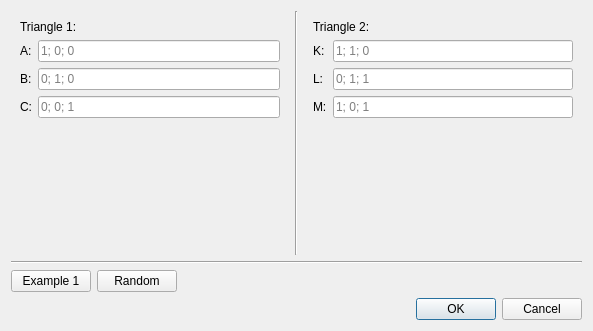
<?xml version="1.0" encoding="UTF-8"?>
<ui version="4.0">
 <class>TriangleIntersectionDialog</class>
 <widget class="QDialog" name="TriangleIntersectionDialog">
  <property name="geometry">
   <rect>
    <x>0</x>
    <y>0</y>
    <width>593</width>
    <height>331</height>
   </rect>
  </property>
  <property name="windowTitle">
   <string>Triangle-triangle intersection</string>
  </property>
  <layout class="QVBoxLayout" name="verticalLayout_3">
   <item>
    <widget class="QWidget" name="widgetGroupTriangles" native="true">
     <layout class="QHBoxLayout" name="horizontalLayout">
      <property name="margin">
       <number>0</number>
      </property>
      <item>
       <widget class="QWidget" name="widgetGroupTriangle1" native="true">
        <layout class="QVBoxLayout" name="verticalLayout">
         <item>
          <widget class="QLabel" name="labelTriangle1">
           <property name="text">
            <string>Triangle 1:</string>
           </property>
          </widget>
         </item>
         <item>
          <widget class="QWidget" name="widgetGroupTriangle1Parameters" native="true">
           <layout class="QFormLayout" name="formLayout">
            <property name="margin">
             <number>0</number>
            </property>
            <item row="0" column="0">
             <widget class="QLabel" name="labelA">
              <property name="text">
               <string>A:</string>
              </property>
             </widget>
            </item>
            <item row="0" column="1">
             <widget class="QLineEdit" name="lineEditA">
              <property name="placeholderText">
               <string>1; 0; 0</string>
              </property>
             </widget>
            </item>
            <item row="1" column="0">
             <widget class="QLabel" name="labelB">
              <property name="text">
               <string>B:</string>
              </property>
             </widget>
            </item>
            <item row="1" column="1">
             <widget class="QLineEdit" name="lineEditB">
              <property name="placeholderText">
               <string>0; 1; 0</string>
              </property>
             </widget>
            </item>
            <item row="2" column="0">
             <widget class="QLabel" name="labelC">
              <property name="text">
               <string>C:</string>
              </property>
             </widget>
            </item>
            <item row="2" column="1">
             <widget class="QLineEdit" name="lineEditC">
              <property name="placeholderText">
               <string>0; 0; 1</string>
              </property>
             </widget>
            </item>
           </layout>
          </widget>
         </item>
         <item>
          <spacer name="verticalSpacerTriangle1Spacer">
           <property name="orientation">
            <enum>Qt::Vertical</enum>
           </property>
           <property name="sizeHint" stdset="0">
            <size>
             <width>20</width>
             <height>40</height>
            </size>
           </property>
          </spacer>
         </item>
        </layout>
       </widget>
      </item>
      <item>
       <widget class="Line" name="line">
        <property name="orientation">
         <enum>Qt::Vertical</enum>
        </property>
       </widget>
      </item>
      <item>
       <widget class="QWidget" name="widgetGroupTriangle2" native="true">
        <layout class="QVBoxLayout" name="verticalLayout_2">
         <item>
          <widget class="QLabel" name="labelTriangle2">
           <property name="text">
            <string>Triangle 2:</string>
           </property>
          </widget>
         </item>
         <item>
          <widget class="QWidget" name="widgetGroupTriangle2Parameters" native="true">
           <layout class="QFormLayout" name="formLayout_2">
            <property name="margin">
             <number>0</number>
            </property>
            <item row="0" column="0">
             <widget class="QLabel" name="labelK">
              <property name="text">
               <string>K:</string>
              </property>
             </widget>
            </item>
            <item row="0" column="1">
             <widget class="QLineEdit" name="lineEditK">
              <property name="placeholderText">
               <string>1; 1; 0</string>
              </property>
             </widget>
            </item>
            <item row="1" column="0">
             <widget class="QLabel" name="labelL">
              <property name="text">
               <string>L:</string>
              </property>
             </widget>
            </item>
            <item row="1" column="1">
             <widget class="QLineEdit" name="lineEditL">
              <property name="placeholderText">
               <string>0; 1; 1</string>
              </property>
             </widget>
            </item>
            <item row="2" column="0">
             <widget class="QLabel" name="labelM">
              <property name="text">
               <string>M:</string>
              </property>
             </widget>
            </item>
            <item row="2" column="1">
             <widget class="QLineEdit" name="lineEditM">
              <property name="placeholderText">
               <string>1; 0; 1</string>
              </property>
             </widget>
            </item>
           </layout>
          </widget>
         </item>
         <item>
          <spacer name="verticalSpacerTriangle2Spacer">
           <property name="orientation">
            <enum>Qt::Vertical</enum>
           </property>
           <property name="sizeHint" stdset="0">
            <size>
             <width>20</width>
             <height>40</height>
            </size>
           </property>
          </spacer>
         </item>
        </layout>
       </widget>
      </item>
     </layout>
    </widget>
   </item>
   <item>
    <widget class="Line" name="line_3">
     <property name="orientation">
      <enum>Qt::Horizontal</enum>
     </property>
    </widget>
   </item>
   <item>
    <widget class="QWidget" name="widgetGroupExamples" native="true">
     <layout class="QHBoxLayout" name="horizontalLayout_2">
      <property name="margin">
       <number>0</number>
      </property>
      <item>
       <widget class="QPushButton" name="pushButtonExample1">
        <property name="text">
         <string>Example 1</string>
        </property>
       </widget>
      </item>
      <item>
       <widget class="QPushButton" name="pushButtonRandom">
        <property name="text">
         <string>Random</string>
        </property>
       </widget>
      </item>
      <item>
       <spacer name="horizontalSpacerExamples">
        <property name="orientation">
         <enum>Qt::Horizontal</enum>
        </property>
        <property name="sizeHint" stdset="0">
         <size>
          <width>40</width>
          <height>20</height>
         </size>
        </property>
       </spacer>
      </item>
     </layout>
    </widget>
   </item>
   <item>
    <widget class="QDialogButtonBox" name="buttonBoxOperations">
     <property name="orientation">
      <enum>Qt::Horizontal</enum>
     </property>
     <property name="standardButtons">
      <set>QDialogButtonBox::Cancel|QDialogButtonBox::Ok</set>
     </property>
    </widget>
   </item>
  </layout>
 </widget>
 <resources/>
 <connections>
  <connection>
   <sender>buttonBoxOperations</sender>
   <signal>accepted()</signal>
   <receiver>TriangleIntersectionDialog</receiver>
   <slot>accept()</slot>
   <hints>
    <hint type="sourcelabel">
     <x>248</x>
     <y>254</y>
    </hint>
    <hint type="destinationlabel">
     <x>157</x>
     <y>274</y>
    </hint>
   </hints>
  </connection>
  <connection>
   <sender>buttonBoxOperations</sender>
   <signal>rejected()</signal>
   <receiver>TriangleIntersectionDialog</receiver>
   <slot>reject()</slot>
   <hints>
    <hint type="sourcelabel">
     <x>316</x>
     <y>260</y>
    </hint>
    <hint type="destinationlabel">
     <x>286</x>
     <y>274</y>
    </hint>
   </hints>
  </connection>
 </connections>
</ui>
